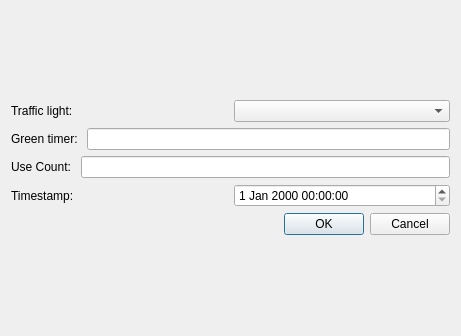
<?xml version="1.0" encoding="UTF-8"?>
<ui version="4.0">
 <class>DumpTestTrafficLightDialog</class>
 <widget class="QDialog" name="DumpTestTrafficLightDialog">
  <property name="geometry">
   <rect>
    <x>0</x>
    <y>0</y>
    <width>461</width>
    <height>336</height>
   </rect>
  </property>
  <property name="windowTitle">
   <string>Dialog</string>
  </property>
  <layout class="QGridLayout" name="gridLayout">
   <item row="0" column="0">
    <layout class="QVBoxLayout" name="verticalLayout">
     <item>
      <layout class="QHBoxLayout" name="horizontalLayout">
       <item>
        <widget class="QLabel" name="label_traffic_light">
         <property name="text">
          <string>Traffic light: </string>
         </property>
        </widget>
       </item>
       <item>
        <widget class="QComboBox" name="comboBox_traffic_light"/>
       </item>
      </layout>
     </item>
     <item>
      <layout class="QHBoxLayout" name="horizontalLayout_3">
       <item>
        <widget class="QLabel" name="label_green_timer">
         <property name="text">
          <string>Green timer: </string>
         </property>
        </widget>
       </item>
       <item>
        <widget class="QLineEdit" name="lineEdit_green_timer"/>
       </item>
      </layout>
     </item>
     <item>
      <layout class="QHBoxLayout" name="horizontalLayout_2">
       <item>
        <widget class="QLabel" name="label_use_count">
         <property name="text">
          <string>Use Count: </string>
         </property>
        </widget>
       </item>
       <item>
        <widget class="QLineEdit" name="lineEdit_use_count"/>
       </item>
      </layout>
     </item>
     <item>
      <layout class="QHBoxLayout" name="horizontalLayout_4">
       <item>
        <widget class="QLabel" name="label_timestamp">
         <property name="text">
          <string>Timestamp: </string>
         </property>
        </widget>
       </item>
       <item>
        <widget class="QDateTimeEdit" name="dateTimeEdit_timestamp"/>
       </item>
      </layout>
     </item>
     <item>
      <widget class="QDialogButtonBox" name="buttonBox">
       <property name="orientation">
        <enum>Qt::Horizontal</enum>
       </property>
       <property name="standardButtons">
        <set>QDialogButtonBox::Cancel|QDialogButtonBox::Ok</set>
       </property>
      </widget>
     </item>
    </layout>
   </item>
  </layout>
 </widget>
 <resources/>
 <connections>
  <connection>
   <sender>buttonBox</sender>
   <signal>accepted()</signal>
   <receiver>DumpTestTrafficLightDialog</receiver>
   <slot>accept()</slot>
   <hints>
    <hint type="sourcelabel">
     <x>248</x>
     <y>254</y>
    </hint>
    <hint type="destinationlabel">
     <x>157</x>
     <y>274</y>
    </hint>
   </hints>
  </connection>
  <connection>
   <sender>buttonBox</sender>
   <signal>rejected()</signal>
   <receiver>DumpTestTrafficLightDialog</receiver>
   <slot>reject()</slot>
   <hints>
    <hint type="sourcelabel">
     <x>316</x>
     <y>260</y>
    </hint>
    <hint type="destinationlabel">
     <x>286</x>
     <y>274</y>
    </hint>
   </hints>
  </connection>
 </connections>
</ui>
